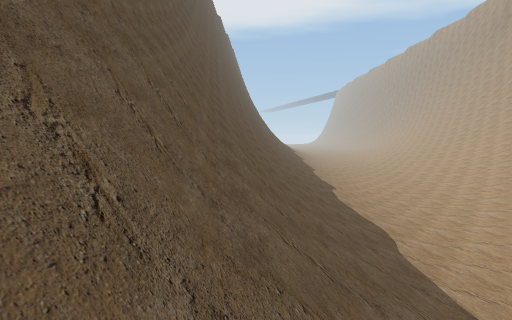
View 1 (above)

22 first-person views from a walk through a Unity game level. The camera is 1.2 m above the floor, tilts 4° down and sees 75° across. The floor is counted in squares, 2 m on a side. Each view is taken from the middle of a square. On the plan, view 1 faces up. The plan holds only what a view shows up to about 10 squares ahead; the rest is blank. The place goes on beyond the plan.

View 2
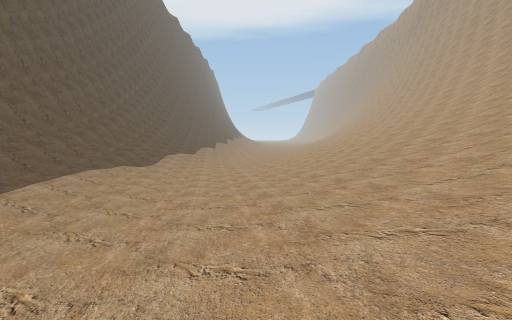

View 3
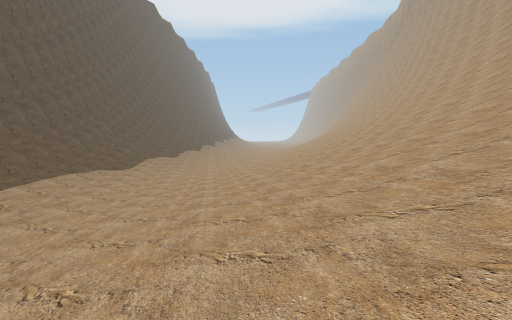

View 4
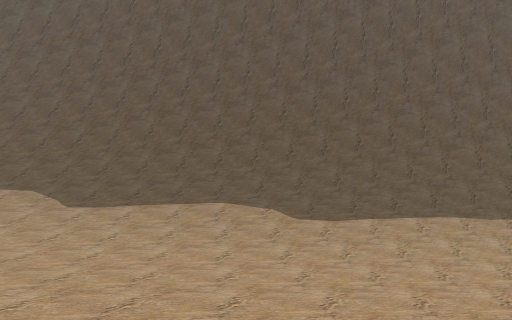

View 5
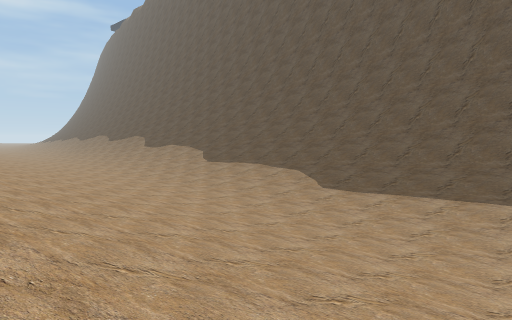

View 6
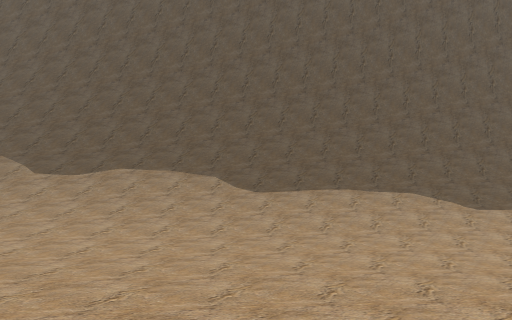

View 7
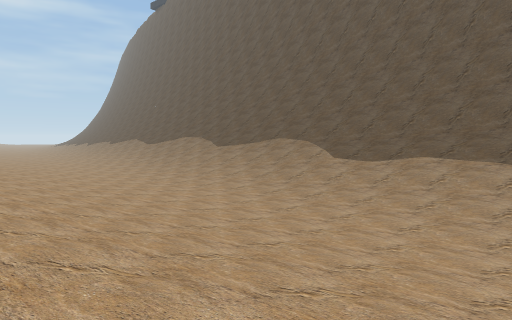

View 8
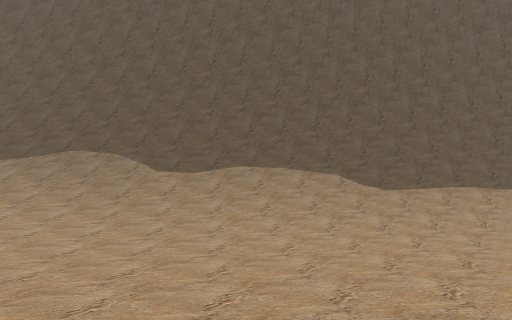

View 9
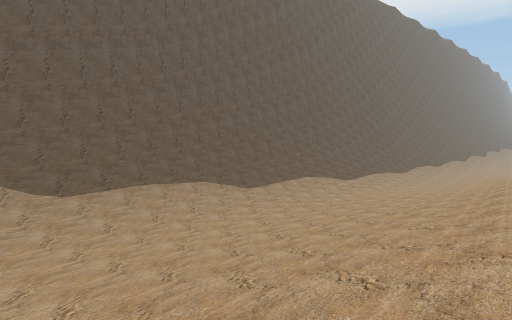

View 10
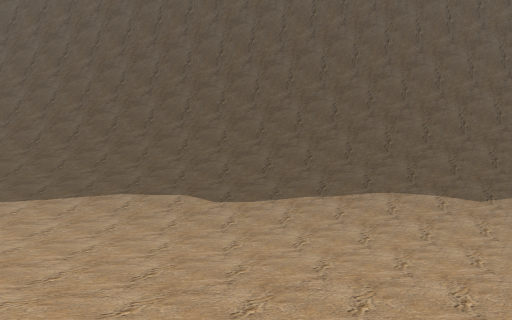

View 11
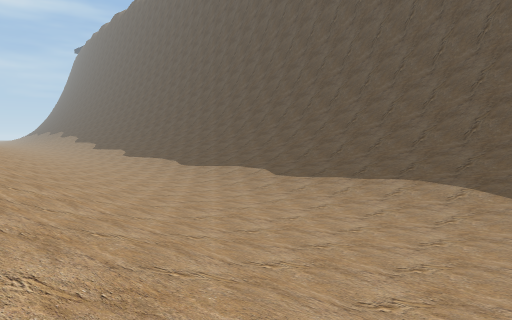

View 12
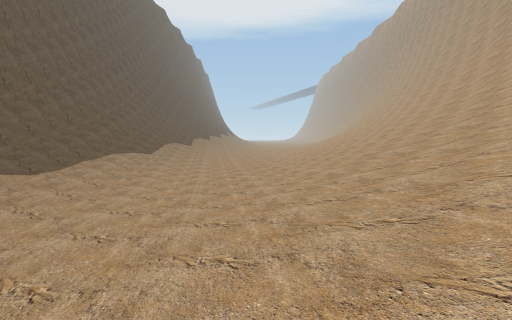

View 13
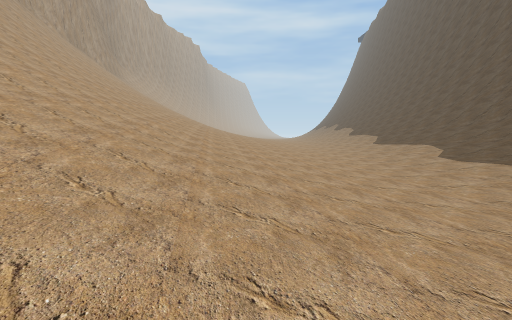

View 14
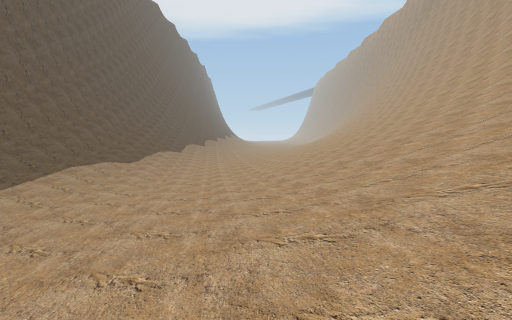

View 15
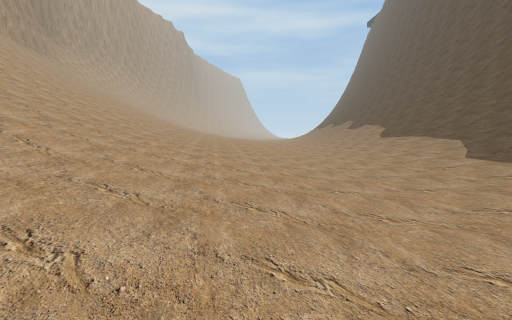

View 16
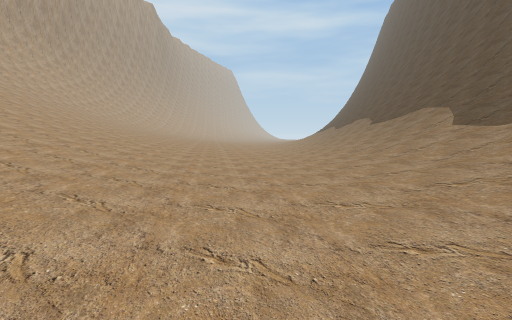

View 17
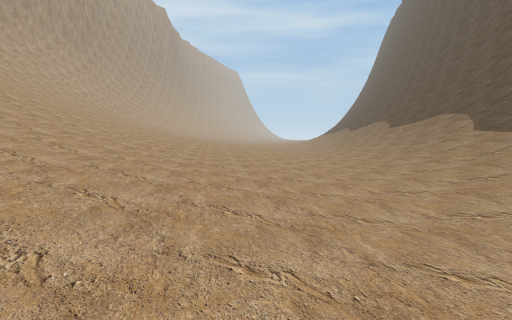

View 18
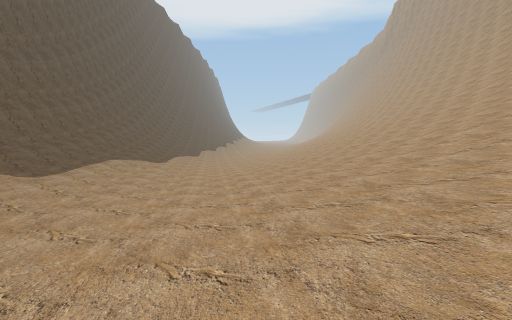

View 19
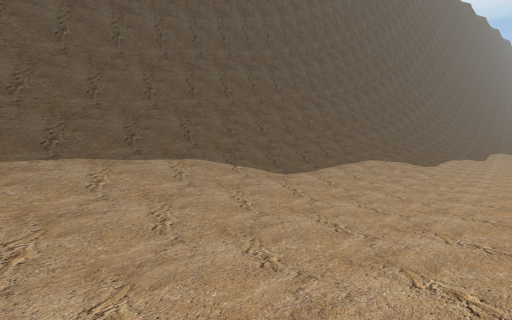

View 20
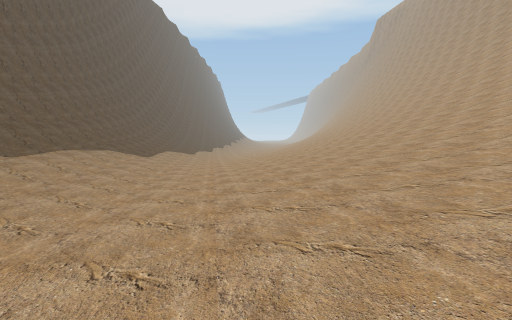

View 21
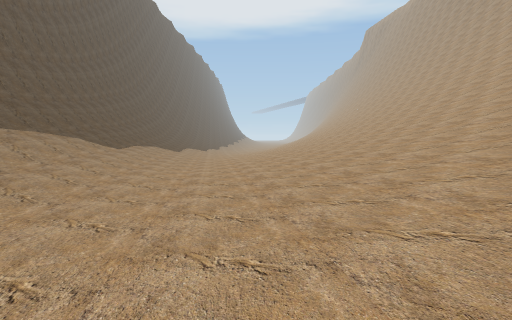

View 22
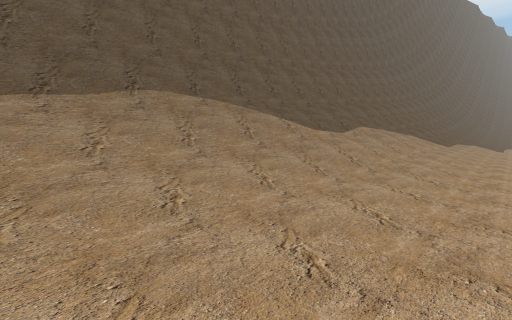

### Floor plan
Key: @ floor where view 1 was taken; # wall or solid block; . main floor; : floor 0.25 m higher than the main floor; - floor 0.5 m lower than the main floor; + floor 0.75 m higher than the main floor; * floor 1 m higher than the main floor; _ floor 1 m lower than the main floor; % floor 1.5 m higher than the main floor; / step, stairs or slope.
Columns run from 2 left of view 1 to 14 right of it. Each row starts with its distance up from view 1.
 16   #//- __  /
 15   #//-____./////
 14   #//_____./////
 13   #//_____.////
 12   #//_____/////
 11  ##//____-//////#
 10  #///____/./////
  9  #///____./////
  8  #///____.////
  7  ##//____./////
  6  ##/-____.//////
  5  ##/-___-.//////
  4  #//-___-./////
  3  #//-___..////
  2  #//-___..////
  1  #//-__-.:////
  0  #@/.__-.//////
 -1  #//.__-.://///
 -2  #//.---.+//////
 -3  #//.--..+//////
 -4  #//.--..+///
 -5 ##//.--..+/////
 -6 #///....:+/////
 -7 #///....:+////
 -8 ##//....:+%///
 -9 ##//:...:+/////
-10  #//:...:+%////
-11  #//:...:+%///
-12  #//:...:+%///
-13 ##//:...:+%//
-14 ##//:...:+*/
-15 #///:...:+*//
-16 ##//:...:+*//
-17 ##//:...:+*%//
-18 #///:...:+*%///
-19 ##//+...:+*%///
-20 ##//:...:+*%//

Where each view was taken, in squares from view 1:
view 1: 0 up, 0 right, facing up
view 2: 3 down, 5 right, facing up
view 3: 4 down, 6 right, facing up
view 4: 1 down, 9 right, facing left
view 5: 1 down, 8 right, facing down-left
view 6: 10 down, 9 right, facing left
view 7: 11 down, 8 right, facing down-left
view 8: 13 down, 9 right, facing left
view 9: 12 down, 9 right, facing up-left
view 10: 11 up, 9 right, facing left
view 11: 16 up, 9 right, facing down-left
view 12: 5 up, 6 right, facing up
view 13: 7 up, 6 right, facing down
view 14: 1 up, 6 right, facing up
view 15: 0 up, 5 right, facing down
view 16: 10 down, 4 right, facing down
view 17: 9 down, 5 right, facing down
view 18: 10 down, 5 right, facing up
view 19: 9 down, 5 right, facing up-left
view 20: 15 down, 5 right, facing up
view 21: 19 down, 5 right, facing up
view 22: 20 down, 4 right, facing up-left
